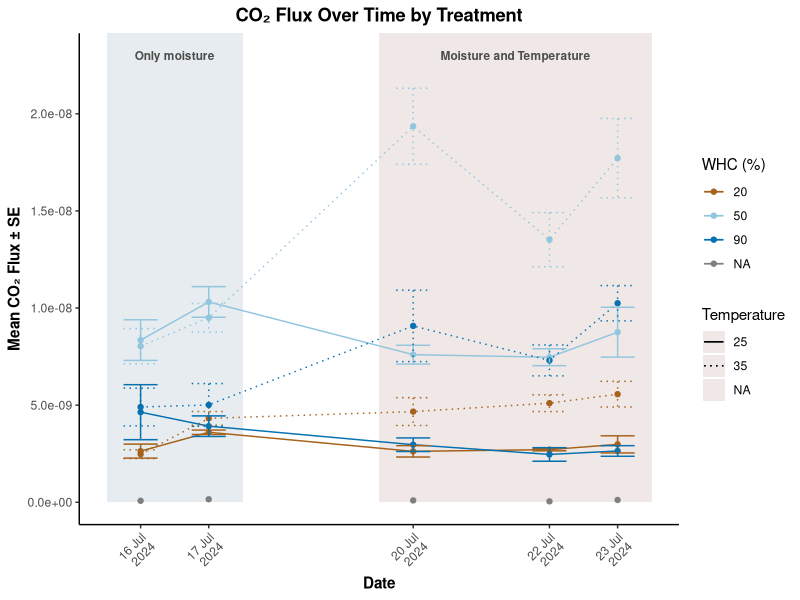
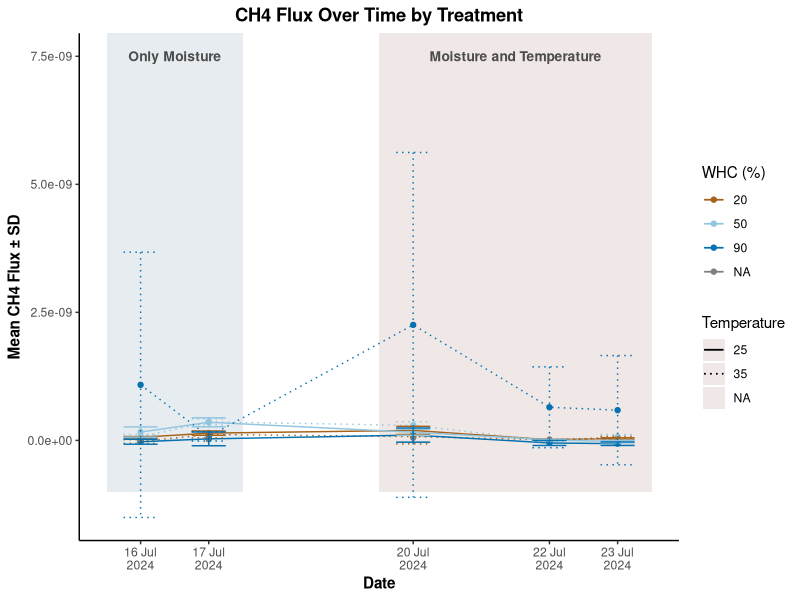
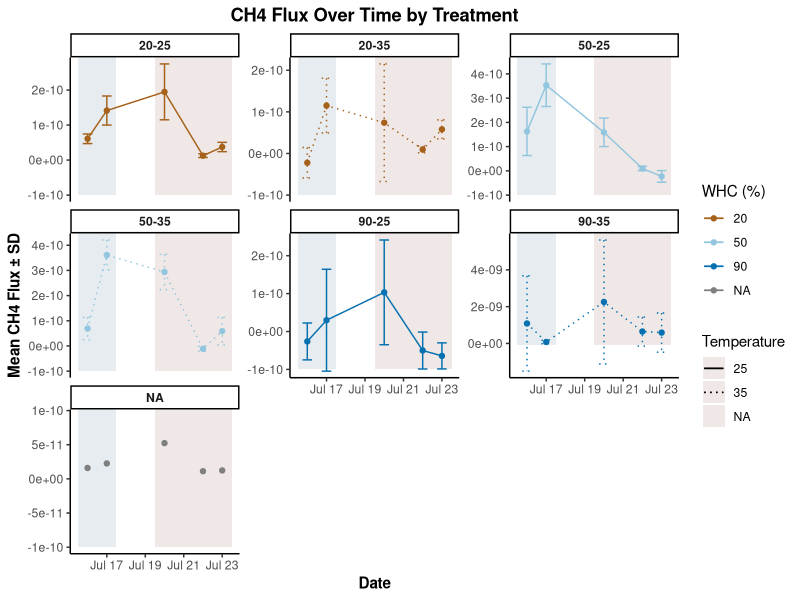
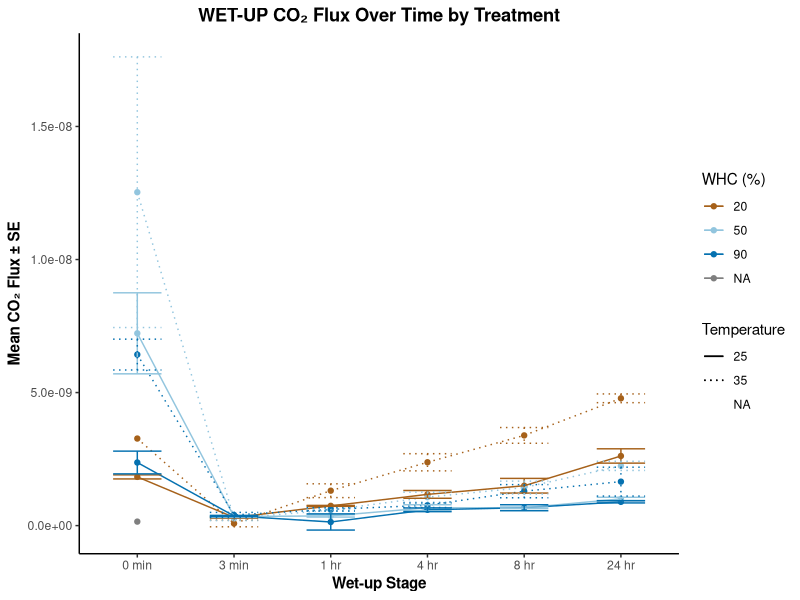
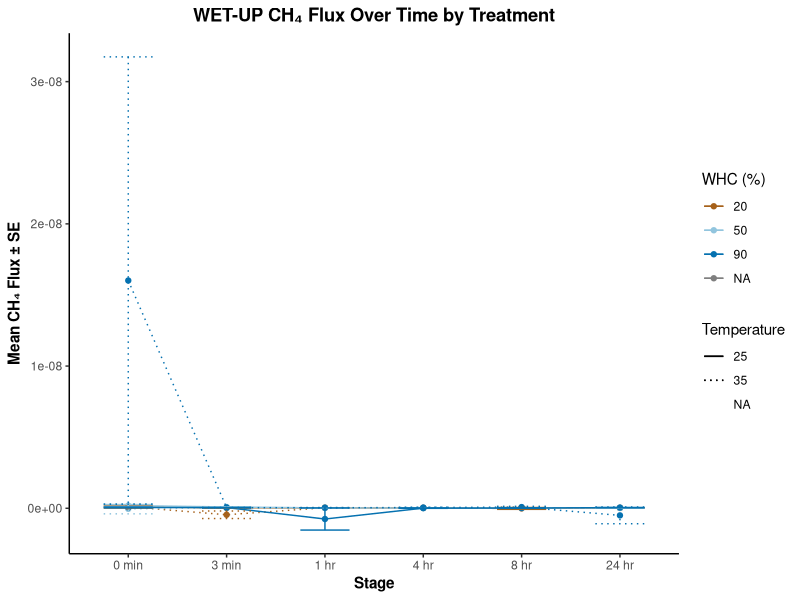
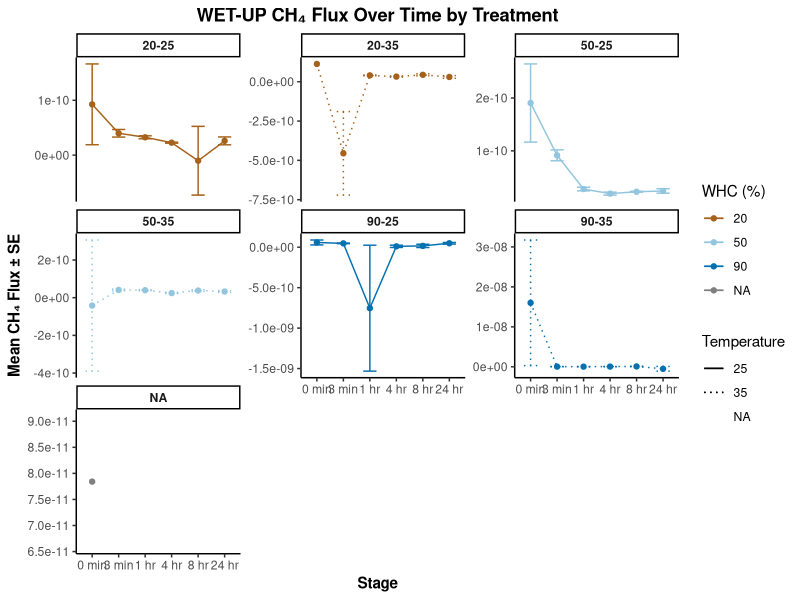
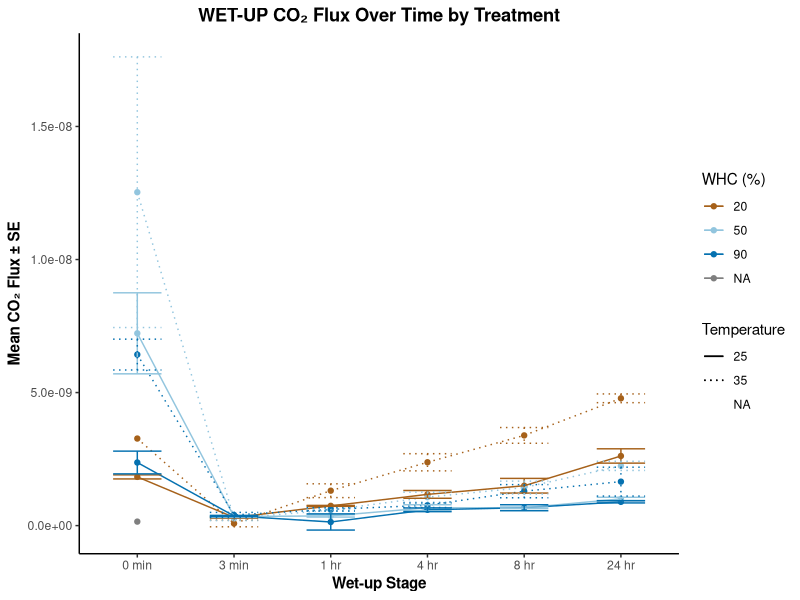
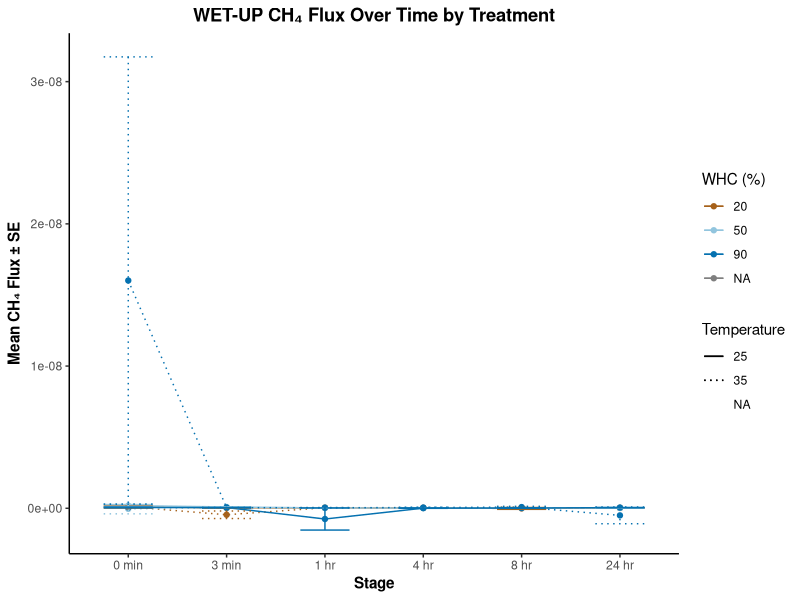

Reproduce these figures in R, in order.
## ---- chunk 1
library(forcats)
library(tidyverse)
## ---- chunk 2
fluxData <- read_csv("./results_combo_FINAL_FLUXES_Correct.csv")
## ---- chunk 3
fluxData_treatment_three_jars <- fluxData %>%
  mutate(
    treatment = case_when(
      JarID == "BLANK" ~ "BLANK",
      between(as.numeric(JarID), 1, 3) ~ "90-25",
      between(as.numeric(JarID), 7, 9) ~ "50-25",
      between(as.numeric(JarID), 13, 15) ~ "20-25",
      between(as.numeric(JarID), 19, 21) ~ "90-35",
      between(as.numeric(JarID), 25, 27) ~ "50-35",
      between(as.numeric(JarID), 31, 33) ~ "20-35",
      TRUE ~ NA_character_
    )) 

fluxData_treatment_six_jars <- fluxData %>%
  mutate(
    treatment = case_when(
      JarID == "BLANK" ~ "BLANK",
      between(as.numeric(JarID), 1, 6) ~ "90-25",
      between(as.numeric(JarID), 7, 12) ~ "50-25",
      between(as.numeric(JarID), 13, 18) ~ "20-25",
      between(as.numeric(JarID), 19, 24) ~ "90-35",
      between(as.numeric(JarID), 25, 30) ~ "50-35",
      between(as.numeric(JarID), 31, 36) ~ "20-35",
      TRUE ~ NA_character_ 
    )
  )
## ---- chunk 4

# Three jars
flux_three_jars <- fluxData_treatment_three_jars  %>% 
  mutate(Dateflux = fluxData_treatment_three_jars$Date) %>% 
  mutate(Date_corr = mdy(Dateflux))

# Six jars
flux_six_jars <- fluxData_treatment_six_jars %>% 
  mutate(Dateflux = fluxData_treatment_six_jars$Date) %>% 
  mutate(Date_corr = mdy(Dateflux))

## ---- chunk 5

NO_WETUP_six <- flux_six_jars%>% 
  filter(Date_corr %in% c("2024-07-16", "2024-07-17", "2024-07-20", "2024-07-22", "2024-07-23")) %>% 
  group_by(treatment, Date_corr) %>% 
  summarize(
    mean_CO2 = mean(finalC02_flux),
    sd_CO2 = sd(finalC02_flux),
    se_CO2 = sd_CO2 / sqrt(n()),  # Standard error for CO2
    mean_CH4 = mean(finalCH4_flux),
    sd_CH4 = sd(finalCH4_flux),
    se_CH4 = sd_CH4 / sqrt(n()),  # Standard error for CH4
    .groups = "drop"
  ) %>% 
    separate(treatment, into = c("WHC", "Temperature"), remove = FALSE) %>%
  mutate(
    WHC = factor(WHC, levels = c("20", "50", "90")),
    Temperature = factor(Temperature, levels = c("25", "35")))
## ---- chunk 6
custom_colors <- c("20" = "#a6611a", "50" = "#92c5de", "90" = "#0571b0", "NA"= "grey3")
line_types <- c("25" = "solid", "35" = "dotted", "30" = "longdash", "NA"= "solid")
## ---- chunk 7
NO_WETUP_C02_timeseries <- ggplot(NO_WETUP_six, 
       aes(x = Date_corr, y = mean_CO2, 
           group = treatment,
           color = WHC,
           linetype = Temperature)) +
  # Add shading for stages
  geom_rect(aes(xmin = as.Date("2024-07-16") - 0.5, xmax = as.Date("2024-07-17") + 0.5 , ymin =  0, ymax = Inf), 
            fill = "#e6ecef", color = NA) +
  geom_rect(aes(xmin = as.Date("2024-07-20") - 0.5, xmax = as.Date("2024-07-23") + 0.5, ymin = 0, ymax = Inf), 
            fill = "#efe8e6", color = NA) +
  geom_point() +
  geom_line()+
  geom_errorbar(aes(ymin = mean_CO2 - se_CO2, 
                    ymax = mean_CO2 + se_CO2,
                    color = WHC,
                    linetype = Temperature),
                width = 0.5) +
  scale_color_manual(values = custom_colors, name = "WHC (%)") +
  scale_linetype_manual(values = line_types, name = "Temperature") +
  scale_x_date(breaks = unique(NO_WETUP_six$Date_corr), 
               date_labels = "%d %b\n%Y") +  # Day as number, abbreviated month, and year below
  labs(
    title = "CO₂ Flux Over Time by Treatment",
    x = "Date", 
    y = "Mean CO₂ Flux ± SE"
  ) +
  theme_classic() +
  theme(
    legend.position = "right",
    plot.title = element_text(hjust = 0.5, face = "bold"),
    axis.title = element_text(face = "bold"),
    strip.text = element_text(face = "bold"),
    axis.text.x = element_text(angle = 45, hjust = 1)  # Tilt labels to the side
  ) +
  annotate("text", x = as.Date("2024-07-16") + 0.5, y = 2.3e-8, label = "Only moisture", color = "#4d4c4c", fontface = "bold", size = 3) +
  annotate("text", x = as.Date("2024-07-20") + 1.5, y = 2.3e-8, label = "Moisture and Temperature", color = "#4d4c4c", fontface = "bold", , size = 3)


NO_WETUP_C02_timeseries
# ggsave(
#   filename = "LAB_C02_ActualData.png",
#   plot = NO_WETUP_C02_timeseries,
#   path = "~/Desktop/2024-2025/Spring 2025/Honors_Spring/Code/cso066code_BecerraSantillanHonors/TRACEincubation-Figures/Gas",
#   width = 8,    # adjust width as needed
#   height = 6,   # adjust height as needed
#   dpi = 300     # adjust dpi for resolution
# )
## ---- chunk 8
flux_six_jars  <- flux_six_jars  %>%
  mutate(phase = ifelse(Date_corr %in% as.Date(c("2024-07-16", "2024-07-17")), "MoistureOnly", "Moisture+Temp")) %>% 
  mutate(phase = as.factor(phase))
## ---- chunk 9

library(lme4)
m4_phase_CO2 <- lmer(finalC02_flux ~ treatment * phase + (1|JarID), 
                 data = flux_six_jars, 
                 na.action = na.omit)
summary(m4_phase_CO2)


# Interactions
library(emmeans)

emm_CO2 <- emmeans(m4_phase_CO2, ~ treatment * phase)
contrast(emm_CO2, interaction = TRUE, adjust = "sidak")

## ---- chunk 10
# All in the same plot
NO_WETUP_CH4_timeseries <- ggplot(NO_WETUP_six, 
       aes(x = Date_corr, y = mean_CH4, 
           group = treatment,
           color = WHC,
           linetype = Temperature)) +
  geom_rect(aes(xmin = as.Date("2024-07-16") - 0.5, xmax = as.Date("2024-07-17") + 0.5 , ymin =  -1e-9, ymax = Inf), 
            fill = "#e6ecef", color = NA) +
  geom_rect(aes(xmin = as.Date("2024-07-20") - 0.5, xmax = as.Date("2024-07-23") + 0.5, ymin = -1e-9, ymax = Inf), 
            fill = "#efe8e6", color = NA) +
  geom_point()+
  geom_line() +
  geom_errorbar(aes(ymin = mean_CH4 - sd_CH4, 
                    ymax = mean_CH4 + sd_CH4,
                    color = WHC,
                    linetype = Temperature),
                width = 0.5) +
  scale_color_manual(values = custom_colors, name = "WHC (%)") +
  scale_linetype_manual(values = line_types, name = "Temperature") +
  scale_x_date(breaks = unique(NO_WETUP_six$Date_corr), 
               date_labels = "%d %b\n%Y") + 
  labs(
    title = "CH4 Flux Over Time by Treatment",
    x = "Date", 
    y = "Mean CH4 Flux ± SD"
  ) +
  theme_classic() +
  theme(
    legend.position = "right",
    plot.title = element_text(hjust = 0.5, face = "bold"),
    axis.title = element_text(face = "bold"),
    strip.text = element_text(face = "bold")
  )+
  annotate("text", x = as.Date("2024-07-16") + 0.5, y = 7.5e-9 , label = "Only Moisture", color = "#4d4c4c", fontface = "bold", size = 3.5) +
  annotate("text", x = as.Date("2024-07-20")+ 1.5 , y = 7.5e-9, label = "Moisture and Temperature", color = "#4d4c4c", fontface = "bold", size = 3.5)


NO_WETUP_CH4_timeseries

# ggsave(
#   filename = "LAB_CH4_ActualData.png",
#   plot = NO_WETUP_CH4_timeseries,
#   path = "~/Desktop/2024-2025/Spring 2025/Honors_Spring/Code/cso066code_BecerraSantillanHonors/TRACEincubation-Figures/Gas",
#   width = 8,    # adjust width as needed
#   height = 6,   # adjust height as needed
#   dpi = 300     # adjust dpi for resolution
# )

## ---- chunk 11
# Different graphs 
NO_WETUP_CH4_timeseries_facet <- ggplot(NO_WETUP_six, 
       aes(x = Date_corr, y = mean_CH4, 
           group = treatment,
           color = WHC,
           linetype = Temperature)) +
  geom_rect(aes(xmin = as.Date("2024-07-16") - 0.5, xmax = as.Date("2024-07-17") + 0.5 , ymin =  -1e-10, ymax = Inf), 
            fill = "#e6ecef", color = NA) +
  geom_rect(aes(xmin = as.Date("2024-07-20") - 0.5, xmax = as.Date("2024-07-23") + 0.5, ymin = -1e-10, ymax = Inf), 
            fill = "#efe8e6", color = NA) +
  geom_point() +
  geom_line()+
  geom_errorbar(aes(ymin = mean_CH4 - sd_CH4, 
                    ymax = mean_CH4 + sd_CH4,
                    color = WHC,
                    linetype = Temperature),
                width = 0.5) +
  scale_color_manual(values = custom_colors, name = "WHC (%)") +
  scale_linetype_manual(values = line_types, name = "Temperature") +
  labs(
    title = "CH4 Flux Over Time by Treatment",
    x = "Date", 
    y = "Mean CH4 Flux ± SD"
  ) +
  theme_classic() +
  theme(
    legend.position = "right",
    plot.title = element_text(hjust = 0.5, face = "bold"),
    axis.title = element_text(face = "bold"),
    strip.text = element_text(face = "bold")
  ) +
  facet_wrap(~ treatment, scales = "free_y")
NO_WETUP_CH4_timeseries_facet


# ggsave(
#   filename = "LAB_CH4_ActualData_facet.png",
#   plot = NO_WETUP_CH4_timeseries_facet,
#   path = "~/Desktop/2024-2025/Spring 2025/Honors_Spring/Code/cso066code_BecerraSantillanHonors/TRACEincubation-Figures/Gas",
#   width = 8,    # adjust width as needed
#   height = 6,   # adjust height as needed
#   dpi = 300     # adjust dpi for resolution
# )
## ---- chunk 12
m4_phase_CH4 <- lmer(finalCH4_flux ~ treatment * phase + (1|JarID), 
                 data = flux_six_jars, 
                 na.action = na.omit)
summary(m4_phase_CH4)

emm_CH4 <- emmeans(m4_phase_CH4, ~ treatment * phase)
contrast(emm_CH4, interaction = TRUE, adjust = "sidak")

## ---- chunk 13


wet_up_cols <- c("PRE_WET", "three_min", "one_hour", "four_hour", "eight_hour", "tweny_four_hour")

#flux_three_jars

WETUP <- flux_three_jars %>%
  mutate(across(all_of(wet_up_cols), ~ na_if(., "NA"))) %>%
  rowwise() %>%
  mutate(
    WET_UP_stage = {
      values <- c_across(all_of(wet_up_cols))
      cols <- wet_up_cols[!is.na(values)]
      ifelse(length(cols) > 0, str_c(cols, collapse = ", "), NA)
    }
  ) %>%
  ungroup() %>%
  mutate(
    WET_UP_stage = factor(
      WET_UP_stage,
      levels = wet_up_cols,
      ordered = TRUE
    )
  )

#WETUP
## ---- chunk 14

WETUP <- WETUP %>% 
  select(...1, Model, JarID, Time, Label, finalC02_flux, finalCH4_flux, treatment,Dateflux,Date_corr, WET_UP_stage) %>% 
  filter(Date_corr %in% c("2024-07-29", "2024-07-30")) %>% 
  separate(treatment, into = c("WHC", "Temperature"), remove = FALSE) %>%
  mutate(
    WHC = factor(WHC, levels = c("20", "50", "90")),
    Temperature = factor(Temperature, levels = c("25", "35", "30")))
#WETUP_summ


WETUP_summ <- WETUP %>% 
  group_by(treatment, WET_UP_stage) %>%  
  summarize(
    mean_CO2 = mean(finalC02_flux),
    sd_CO2 = sd(finalC02_flux),
    se_CO2 = sd_CO2 / sqrt(n()),  # Standard error for CO2
    mean_CH4 = mean(finalCH4_flux),
    sd_CH4 = sd(finalCH4_flux),
    se_CH4 = sd_CH4 / sqrt(n()),  # Standard error for CH4
    .groups = "drop"
  ) %>% 
  separate(treatment, into = c("WHC", "Temperature"), remove = FALSE) %>%
  mutate(
    WHC = factor(WHC, levels = c("20", "50", "90")),
    Temperature = factor(Temperature, levels = c("25", "35", "30")))
#WETUP_summ

## ---- chunk 15
# CO2

WETUP_ActualMeasurements_CO2 <- WETUP_summ %>% 
  ggplot(aes(x = WET_UP_stage, y = mean_CO2,
             group = treatment,
             color = WHC,
             linetype = Temperature)) +
  geom_point() +
  geom_line()+
  geom_errorbar(
    aes(ymin = mean_CO2 - se_CO2, ymax = mean_CO2 + se_CO2),
    width = 0.5
  ) +
  scale_color_manual(values = custom_colors, name = "WHC (%)") +
  scale_linetype_manual(values = line_types, name = "Temperature") +
  scale_x_discrete( labels = c("0 min", "3 min", "1 hr", "4 hr", "8 hr", "24 hr") )+
  labs(
    title = "WET-UP CO₂ Flux Over Time by Treatment",
    x = "Wet-up Stage", 
    y = "Mean CO₂ Flux ± SE"
  ) +
  theme_classic() +
  theme(
    legend.position = "right",
    plot.title = element_text(hjust = 0.5, face = "bold"),
    axis.title = element_text(face = "bold"),
    strip.text = element_text(face = "bold")
  ) 

WETUP_ActualMeasurements_CO2 

ggsave(
  filename = "LAB_WETUP_ActualMeasurements_CO2.png",
  plot = WETUP_ActualMeasurements_CO2,
  path = "~/Desktop/2024-2025/Spring 2025/Honors_Spring/Code/cso066code_BecerraSantillanHonors/TRACEincubation-Figures/Gas",
  width = 8,    # adjust width as needed
  height = 6,   # adjust height as needed
  dpi = 300     # adjust dpi for resolution
)
## ---- chunk 16

WETUP_no_PRE <- WETUP %>% 
  filter(WET_UP_stage != "PRE_WET")

WETUP_CO2 <- lmer(finalC02_flux ~ WHC * Temperature * WET_UP_stage + (1|JarID), 
                 data =  WETUP_no_PRE, 
                 na.action = na.omit)
summary(WETUP_CO2)

WETUP_emm_CO2 <- emmeans(WETUP_CO2, ~ WHC * Temperature * WET_UP_stage)
contrast(WETUP_emm_CO2, interaction = TRUE, adjust = "sidak")

## ---- chunk 17
WETUP_ActualMeasurements_CH4 <- WETUP_summ %>% 
  ggplot(aes(x = WET_UP_stage, y = mean_CH4,
             group = treatment,
             color = WHC,
             linetype = Temperature)) +
  geom_point() +
  geom_line()+
  geom_errorbar(
    aes(ymin = mean_CH4 - se_CH4, ymax = mean_CH4 + se_CH4),
    width = 0.5
  ) +
  scale_color_manual(values = custom_colors, name = "WHC (%)") +
  scale_linetype_manual(values = line_types, name = "Temperature") +
  scale_x_discrete( labels = c("0 min", "3 min", "1 hr", "4 hr", "8 hr", "24 hr") )+
  labs(
    title = "WET-UP CH₄ Flux Over Time by Treatment",
    x = "Stage", 
    y = "Mean CH₄ Flux ± SE"
  ) +
  theme_classic() +
  theme(
    legend.position = "right",
    plot.title = element_text(hjust = 0.5, face = "bold"),
    axis.title = element_text(face = "bold"),
    strip.text = element_text(face = "bold")
  ) 

WETUP_ActualMeasurements_CH4

ggsave(
  filename = "LAB_WETUP_ActualMeasurements_CH4.png",
  plot = WETUP_ActualMeasurements_CH4,
  path = "~/Desktop/2024-2025/Spring 2025/Honors_Spring/Code/cso066code_BecerraSantillanHonors/TRACEincubation-Figures/Gas",
  width = 8,    # adjust width as needed
  height = 6,   # adjust height as needed
  dpi = 300     # adjust dpi for resolution
)
## ---- chunk 18

WETUP_ActualMeasurements_CH4_facet <- WETUP_summ %>% 
  ggplot(aes(x = WET_UP_stage, y = mean_CH4,
             group = treatment,
             color = WHC,
             linetype = Temperature)) +
  geom_point() +
  geom_line()+
  geom_errorbar(
    aes(ymin = mean_CH4 - se_CH4, ymax = mean_CH4 + se_CH4),
    width = 0.5
  ) +
  scale_color_manual(values = custom_colors, name = "WHC (%)") +
  scale_linetype_manual(values = line_types, name = "Temperature") +
  scale_x_discrete( labels = c("0 min", "3 min", "1 hr", "4 hr", "8 hr", "24 hr") )+
  labs(
    title = "WET-UP CH₄ Flux Over Time by Treatment",
    x = "Stage", 
    y = "Mean CH₄ Flux ± SE"
  ) +
  theme_classic() +
  theme(
    legend.position = "right",
    plot.title = element_text(hjust = 0.5, face = "bold"),
    axis.title = element_text(face = "bold"),
    strip.text = element_text(face = "bold")
  ) +
  facet_wrap(~treatment, scales = "free_y")

WETUP_ActualMeasurements_CH4_facet

ggsave(
  filename = "LAB_WETUP_ActualMeasurements_CH4_facet.png",
  plot = WETUP_ActualMeasurements_CH4_facet,
  path = "~/Desktop/2024-2025/Spring 2025/Honors_Spring/Code/cso066code_BecerraSantillanHonors/TRACEincubation-Figures/Gas",
  width = 8,    # adjust width as needed
  height = 6,   # adjust height as needed
  dpi = 300     # adjust dpi for resolution
)

## ---- chunk 19
WETUP_CH4 <- lmer(finalCH4_flux ~ WHC * Temperature * WET_UP_stage + (1|JarID), 
                 data =  WETUP_no_PRE, 
                 na.action = na.omit)
summary(WETUP_CH4)

WETUP_emm_CH4 <- emmeans(WETUP_CH4, ~ WHC * Temperature * WET_UP_stage)
contrast(WETUP_emm_CH4, interaction = TRUE, adjust = "sidak")
